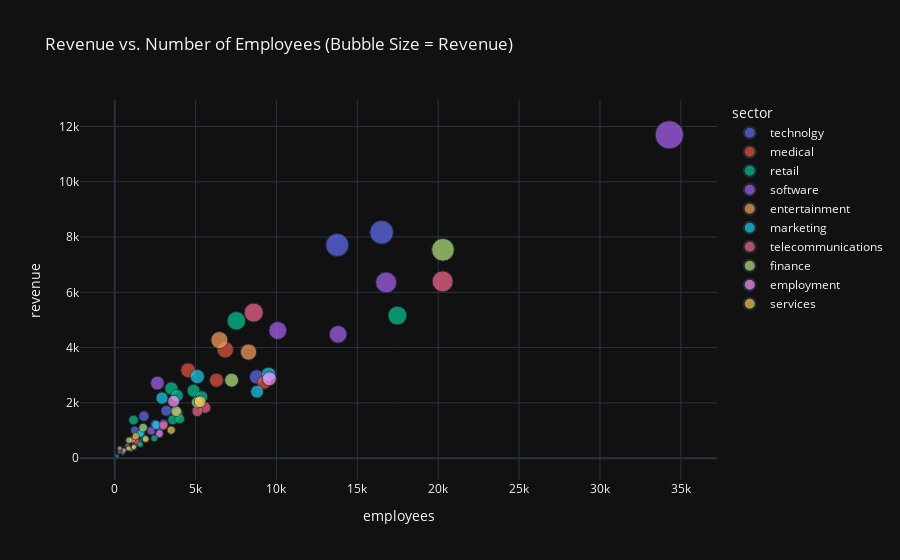

Notebook code cell kept with this figure:
### Markdown cell above
### 4. Are larger companies (by employee count) also the highest earners in revenue? Is there a correlation between company size and revenue?

### Code cell
px.scatter(accounts,
           x='employees',
           y='revenue',
           size='revenue',
           hover_name='account',
           title='Revenue vs. Number of Employees (Bubble Size = Revenue)',
           template='plotly_dark',
           color='sector')

### Figure 1 — Plotly figure (JSON) as saved in the notebook; plotly's stock layout.template omitted (floating-point values rounded to 4 significant figures)
{"data": [{"hovertemplate": "<b>%{hovertext}</b><br><br>sector=technolgy<br>employees=%{x}<br>revenue=%{marker.size}<extra></extra>", "hovertext": ["Acme Corporation", "Bluth Company", "Conecom", "Doncon", "Donquadtech", "Globex Corporation", "Hottechi", "Iselectrics", "Konex", "Rangreen", "Rundofase", "Zencorporation"], "legendgroup": "technolgy", "marker": {"color": "#636efa", "size": [1100.0, 1242.0, 1521.0, 587.7, 1713.0, 1224.0, 8170.0, 527.1, 7708.0, 2939.0, 1008.0, 40.79], "sizemode": "area", "sizeref": 29.25, "symbol": "circle"}, "mode": "markers", "name": "technolgy", "orientation": "v", "showlegend": true, "type": "scatter", "x": [2822, 3027, 1806, 1501, 3194, 2497, 16499, 1428, 13756, 8775, 1238, 142], "xaxis": "x", "y": [1100.0, 1242.0, 1521.0, 587.7, 1713.0, 1224.0, 8170.0, 527.1, 7708.0, 2939.0, 1008.0, 40.79], "yaxis": "y"}, {"hovertemplate": "<b>%{hovertext}</b><br><br>sector=medical<br>employees=%{x}<br>revenue=%{marker.size}<extra></extra>", "hovertext": ["Betasoloin", "Betatech", "Bioholding", "Bioplex", "Condax", "Isdom", "Labdrill", "Lexiqvolax", "Ron-tech", "Silis", "The New York Inquirer", "Zumgoity"], "legendgroup": "medical", "marker": {"color": "#EF553B", "size": [251.4, 647.2, 587.3, 326.8, 4.54, 3178.0, 2741.0, 1619.0, 3922.0, 2818.0, 439.2, 441.1], "sizemode": "area", "sizeref": 29.25, "symbol": "circle"}, "mode": "markers", "name": "medical", "orientation": "v", "showlegend": true, "type": "scatter", "x": [495, 1185, 1356, 1016, 9, 4540, 9226, 3889, 6837, 6290, 792, 1210], "xaxis": "x", "y": [251.4, 647.2, 587.3, 326.8, 4.54, 3178.0, 2741.0, 1619.0, 3922.0, 2818.0, 439.2, 441.1], "yaxis": "y"}, {"hovertemplate": "<b>%{hovertext}</b><br><br>sector=retail<br>employees=%{x}<br>revenue=%{marker.size}<extra></extra>", "hovertext": ["Blackzim", "Cancity", "Fasehatice", "Ganjaflex", "Gekko & Co", "Genco Pura Olive Oil Company", "Groovestreet", "J-Texon", "Kinnamplus", "Plexzap", "Plussunin", "Singletechno", "Streethex", "Sumace", "Toughzap", "Yearin", "Zathunicon"], "legendgroup": "retail", "marker": {"color": "#00cc96", "size": [497.1, 718.6, 4969.0, 5159.0, 2521.0, 894.3, 223.8, 1389.0, 702.7, 2438.0, 1420.0, 2215.0, 1377.0, 167.9, 332.4, 2261.0, 71.12], "sizemode": "area", "sizeref": 29.25, "symbol": "circle"}, "mode": "markers", "name": "retail", "orientation": "v", "showlegend": true, "type": "scatter", "x": [1588, 2448, 7523, 17479, 3502, 1635, 299, 3583, 1831, 4874, 4018, 5374, 1165, 493, 799, 3851, 144], "xaxis": "x", "y": [497.1, 718.6, 4969.0, 5159.0, 2521.0, 894.3, 223.8, 1389.0, 702.7, 2438.0, 1420.0, 2215.0, 1377.0, 167.9, 332.4, 2261.0, 71.12], "yaxis": "y"}, {"hovertemplate": "<b>%{hovertext}</b><br><br>sector=software<br>employees=%{x}<br>revenue=%{marker.size}<extra></extra>", "hovertext": ["Bubba Gump", "Codehow", "Dalttechnology", "Dontechi", "Kan-code", "Scotfind", "Zotware"], "legendgroup": "software", "marker": {"color": "#ab63fa", "size": [987.4, 2715.0, 98.79, 4618.0, 11700.0, 6355.0, 4478.0], "sizemode": "area", "sizeref": 29.25, "symbol": "circle"}, "mode": "markers", "name": "software", "orientation": "v", "showlegend": true, "type": "scatter", "x": [2253, 2641, 96, 10083, 34288, 16780, 13809], "xaxis": "x", "y": [987.4, 2715.0, 98.79, 4618.0, 11700.0, 6355.0, 4478.0], "yaxis": "y"}, {"hovertemplate": "<b>%{hovertext}</b><br><br>sector=entertainment<br>employees=%{x}<br>revenue=%{marker.size}<extra></extra>", "hovertext": ["Cheers", "Domzoom", "Massive Dynamic", "Plusstrip", "Xx-zobam", "Zoomit"], "legendgroup": "entertainment", "marker": {"color": "#FFA15A", "size": [4270.0, 217.9, 665.1, 349.8, 3838.0, 324.2], "sizemode": "area", "sizeref": 29.25, "symbol": "circle"}, "mode": "markers", "name": "entertainment", "orientation": "v", "showlegend": true, "type": "scatter", "x": [6472, 551, 1095, 315, 8274, 978], "xaxis": "x", "y": [4270.0, 217.9, 665.1, 349.8, 3838.0, 324.2], "yaxis": "y"}, {"hovertemplate": "<b>%{hovertext}</b><br><br>sector=marketing<br>employees=%{x}<br>revenue=%{marker.size}<extra></extra>", "hovertext": ["dambase", "Donware", "Goodsilron", "Inity", "Konmatfix", "Mathtouch", "Scottech", "Sunnamplex"], "legendgroup": "marketing", "marker": {"color": "#19d3f3", "size": [2174.0, 1197.0, 2953.0, 2404.0, 375.4, 3027.0, 45.39, 894.4], "sizemode": "area", "sizeref": 29.25, "symbol": "circle"}, "mode": "markers", "name": "marketing", "orientation": "v", "showlegend": true, "type": "scatter", "x": [2928, 2570, 5107, 8801, 1190, 9516, 100, 1593], "xaxis": "x", "y": [2174.0, 1197.0, 2953.0, 2404.0, 375.4, 3027.0, 45.39, 894.4], "yaxis": "y"}, {"hovertemplate": "<b>%{hovertext}</b><br><br>sector=telecommunications<br>employees=%{x}<br>revenue=%{marker.size}<extra></extra>", "hovertext": ["Faxquote", "Gogozoom", "Initech", "Rantouch", "Sonron", "Treequote"], "legendgroup": "telecommunications", "marker": {"color": "#FF6692", "size": [1826.0, 86.68, 6395.0, 1188.0, 1700.0, 5266.0], "sizemode": "area", "sizeref": 29.25, "symbol": "circle"}, "mode": "markers", "name": "telecommunications", "orientation": "v", "showlegend": true, "type": "scatter", "x": [5595, 187, 20275, 3015, 5108, 8595], "xaxis": "x", "y": [1826.0, 86.68, 6395.0, 1188.0, 1700.0, 5266.0], "yaxis": "y"}, {"hovertemplate": "<b>%{hovertext}</b><br><br>sector=finance<br>employees=%{x}<br>revenue=%{marker.size}<extra></extra>", "hovertext": ["Finhigh", "Funholding", "Golddex", "Opentech", "Stanredtax", "Umbrella Corporation", "Vehement Capital Partners", "Xx-holding"], "legendgroup": "finance", "marker": {"color": "#B6E880", "size": [1102.0, 2820.0, 52.5, 355.2, 1698.0, 2022.0, 646.1, 7537.0], "sizemode": "area", "sizeref": 29.25, "symbol": "circle"}, "mode": "markers", "name": "finance", "orientation": "v", "showlegend": true, "type": "scatter", "x": [1759, 7227, 165, 853, 3798, 5113, 883, 20293], "xaxis": "x", "y": [1102.0, 2820.0, 52.5, 355.2, 1698.0, 2022.0, 646.1, 7537.0], "yaxis": "y"}, {"hovertemplate": "<b>%{hovertext}</b><br><br>sector=employment<br>employees=%{x}<br>revenue=%{marker.size}<extra></extra>", "hovertext": ["Finjob", "Ontomedia", "Statholdings", "Y-corporation"], "legendgroup": "employment", "marker": {"color": "#FF97FF", "size": [2060.0, 882.1, 291.3, 2871.0], "sizemode": "area", "sizeref": 29.25, "symbol": "circle"}, "mode": "markers", "name": "employment", "orientation": "v", "showlegend": true, "type": "scatter", "x": [3644, 2769, 586, 9561], "xaxis": "x", "y": [2060.0, 882.1, 291.3, 2871.0], "yaxis": "y"}, {"hovertemplate": "<b>%{hovertext}</b><br><br>sector=services<br>employees=%{x}<br>revenue=%{marker.size}<extra></extra>", "hovertext": ["Green-Plus", "Hatfan", "Nam-zim", "Newex", "Warephase"], "legendgroup": "services", "marker": {"color": "#FECB52", "size": [692.2, 792.5, 405.6, 1013.0, 2042.0], "sizemode": "area", "sizeref": 29.25, "symbol": "circle"}, "mode": "markers", "name": "services", "orientation": "v", "showlegend": true, "type": "scatter", "x": [1922, 1299, 1179, 3492, 5276], "xaxis": "x", "y": [692.2, 792.5, 405.6, 1013.0, 2042.0], "yaxis": "y"}], "layout": {"legend": {"itemsizing": "constant", "title": {"text": "sector"}, "tracegroupgap": 0}, "title": {"text": "Revenue vs. Number of Employees (Bubble Size = Revenue)"}, "xaxis": {"anchor": "y", "domain": [0, 1], "title": {"text": "employees"}}, "yaxis": {"anchor": "x", "domain": [0, 1], "title": {"text": "revenue"}}}}
